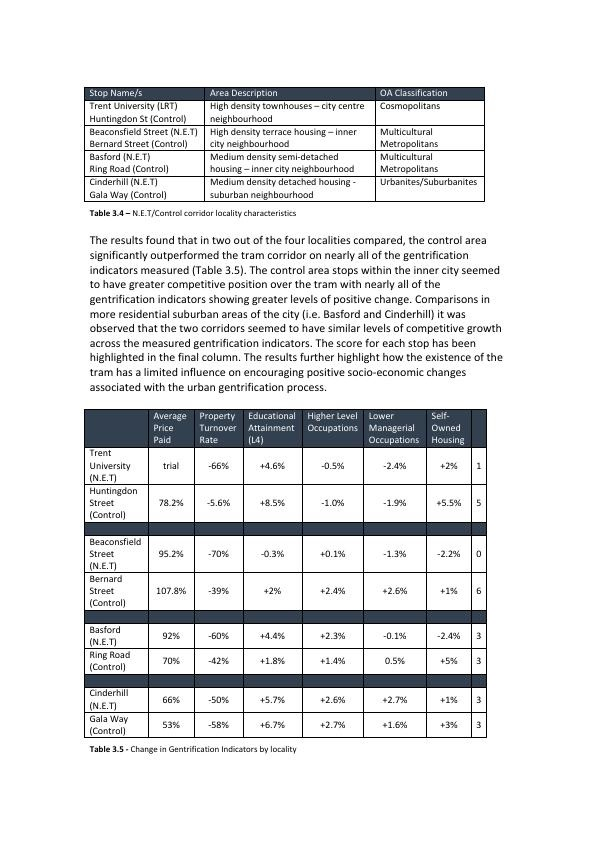
#> input picture images/color_invariance_example.jpg, 596 x 842 px
$ python -i table_structure_recognition_lines.py   (imports and definitions only)
#> lines starting #> are read from the running program, lines starting #| are printed output that depends on the picture; after the words box and inside, x2 and y2 are one past the last pixel; in counts of white or black regions, pixels touching at a corner belong together
#> further down, picture is the input picture: shape (842, 596, 3); mean B, G, R 229.3, 228.3, 227.5
import cv2
import numpy as np
import pandas as pd
import matplotlib.pyplot as plt
import csv

def recognize_structure(img):
    #tess.pytesseract.tesseract_cmd = 'C:/Program Files/Tesseract-OCR/tesseract.exe'

    #print(img.shape)
    # 判断图像是否已经为灰度图像
    if len(img.shape) != 2:
        img = cv2.cvtColor(img, cv2.COLOR_BGR2GRAY)
    img_height, img_width = img.shape

    #print("img_height", img_height, "img_width", img_width)

    # thresholding the image to a binary image
    # thresh, img_bin = cv2.threshold(img, 127, 255, cv2.THRESH_BINARY | cv2.THRESH_OTSU)
    img_bin = cv2.adaptiveThreshold(img, 255, cv2.ADAPTIVE_THRESH_GAUSSIAN_C, cv2.THRESH_BINARY, 5, 5)
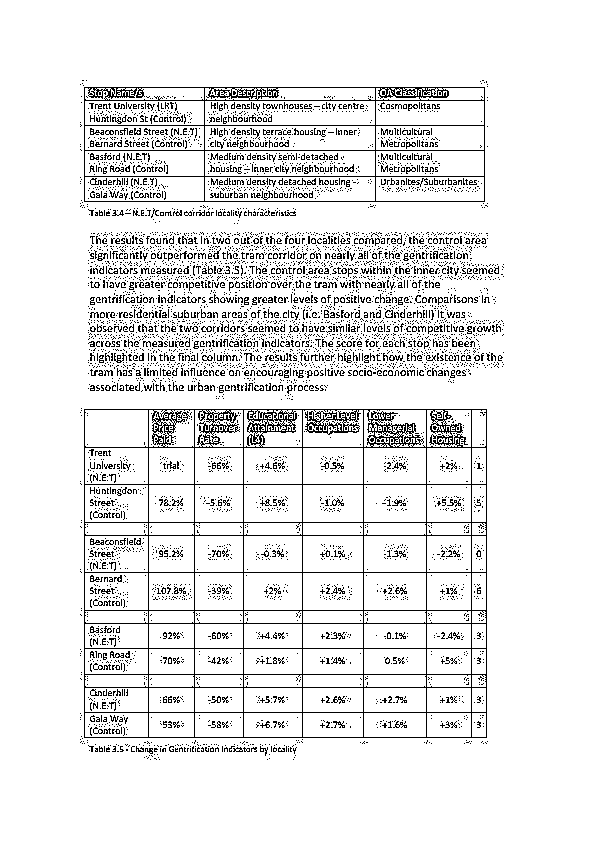
#> img_bin: shape (842, 596); 91% white; black in thin lines or dots, all inside (x1, y1, x2, y2) = (80, 80, 504, 760)

    # inverting the image
    img_bin = 255 - img_bin
    # Plotting the image to see the output

    # countcol(width) of kernel as 100th of total width
    # kernel_len = np.array(img).shape[1] // 100
    kernel_len_ver = img_height // 50
    kernel_len_hor = img_width // 50
    # Defining a vertical kernel to detect all vertical lines of image
    ver_kernel = cv2.getStructuringElement(cv2.MORPH_RECT, (1, kernel_len_ver))  # shape (kernel_len, 1) inverted! xD
    #print("ver", ver_kernel)
    #print(ver_kernel.shape)

    # Defining a horizontal kernel to detect all horizontal lines of image
    hor_kernel = cv2.getStructuringElement(cv2.MORPH_RECT, (kernel_len_hor, 1))  # shape (1,kernel_ken) xD
    #print("hor", hor_kernel)
    #print(hor_kernel.shape)

    # A kernel of 2x2
    kernel = cv2.getStructuringElement(cv2.MORPH_RECT, (2, 2))
    #print(kernel)
    #print(kernel.shape)

    # Use vertical kernel to detect and save the vertical lines in a jpg
    image_1 = cv2.erode(img_bin, ver_kernel, iterations=3)
#> image_1: shape (842, 596); 0.57% white in thin lines or dots, all inside (x1, y1, x2, y2) = (84, 111, 487, 717)
    vertical_lines = cv2.dilate(image_1, ver_kernel, iterations=4)
#> vertical_lines: shape (842, 596); 0.72% white in thin lines or dots, all inside (x1, y1, x2, y2) = (84, 83, 487, 749)
    # Plot the generated image

    # Use horizontal kernel to detect and save the horizontal lines in a jpg
    image_2 = cv2.erode(img_bin, hor_kernel, iterations=3)
#> image_2: shape (842, 596); 1.4% white in thin lines or dots, all inside (x1, y1, x2, y2) = (99, 87, 472, 738)
    horizontal_lines = cv2.dilate(image_2, hor_kernel, iterations=4)
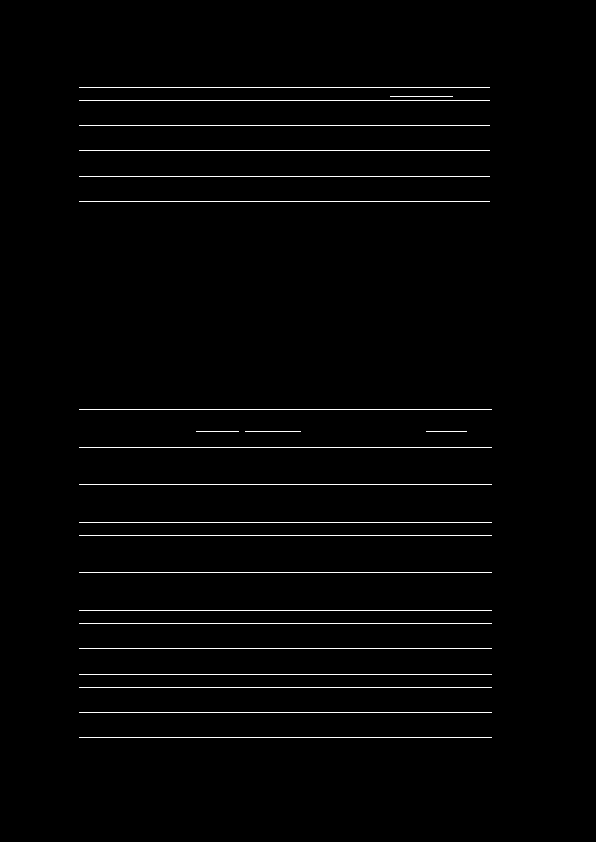
#> horizontal_lines: shape (842, 596); 1.6% white in thin lines or dots, all inside (x1, y1, x2, y2) = (79, 87, 492, 738)

    # Combine horizontal and vertical lines in a new third image, with both having same weight.
    img_vh = cv2.addWeighted(vertical_lines, 0.5, horizontal_lines, 0.5, 0.0)

    # Eroding and thesholding the image
    img_vh = cv2.erode(~img_vh, kernel, iterations=2)

    thresh, img_vh = cv2.threshold(img_vh, 128, 255, cv2.THRESH_BINARY )
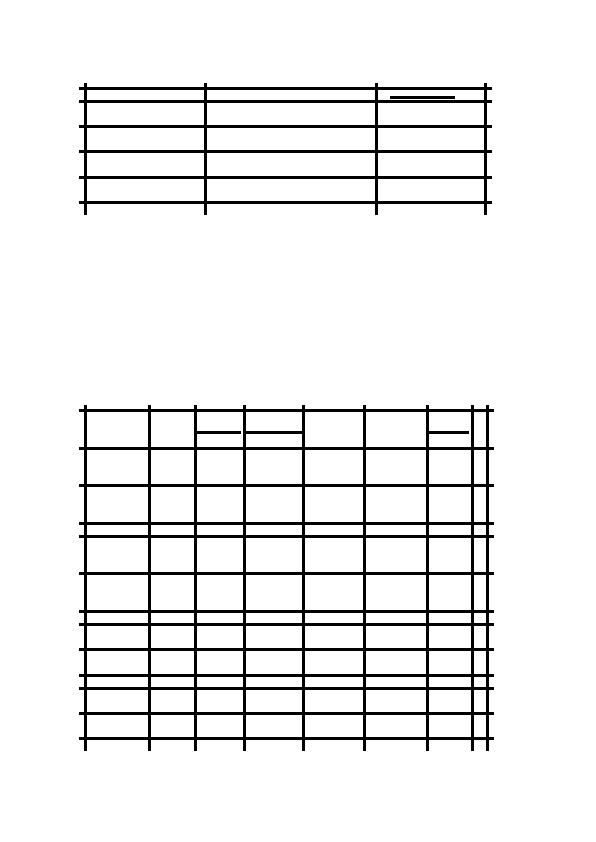
#> img_vh: shape (842, 596); 93.2% white; 3 black regions
    #cv2.imwrite("/Users/marius/Desktop/img_vh.jpg", img_vh)

    bitxor = cv2.bitwise_xor(img, img_vh)
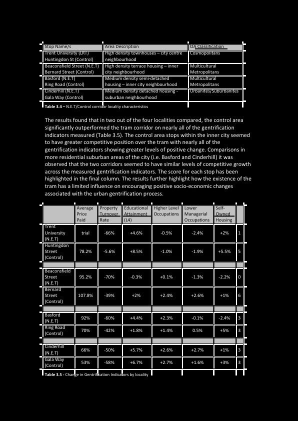
#> bitxor: shape (842, 596) (shown at 1/2 size); min 0, max 255, mean 28.5
    bitnot = cv2.bitwise_not(bitxor)
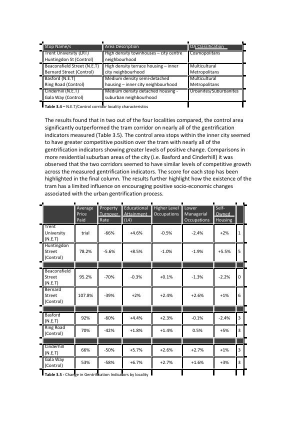
#> bitnot: shape (842, 596) (shown at 1/2 size); min 0, max 255, mean 226.5
    # Plotting the generated image
    # cv2_imshow(bitnot)

    # Detect contours for following box detection
    contours, hierarchy = cv2.findContours(img_vh, cv2.RETR_TREE, cv2.CHAIN_APPROX_SIMPLE)
#> contours = 116 contours; largest, box (x1, y1, x2, y2) and area: (0, 0, 596, 842) 500395, (78, 404, 495, 752) 135808, (78, 82, 493, 216) 48132, (207, 153, 375, 176) 3674, (207, 179, 375, 201) 3507
    # [4 lines of commented-out code are left out]

    def sort_contours(cnts, method="left-to-right"):
        # initialize the reverse flag and sort index
#> called with method = 'top-to-bottom'
        reverse = False
        i = 0
        # handle if we need to sort in reverse
        if method == "right-to-left" or method == "bottom-to-top":
            reverse = True
        # handle if we are sorting against the y-coordinate rather than
        # the x-coordinate of the bounding box
        if method == "top-to-bottom" or method == "bottom-to-top":
            i = 1
        # construct the list of bounding boxes and sort them from top to
        # bottom
        boundingBoxes = [cv2.boundingRect(c) for c in cnts]
#> boundingBoxes = 116 items, first 6: (0, 0, 596, 842), (78, 404, 417, 348), (474, 715, 12, 22), (429, 715, 42, 22), (366, 715, 60, 22), (305, 715, 58, 22)
        (cnts, boundingBoxes) = zip(*sorted(zip(cnts, boundingBoxes),
                                            key=lambda b: b[1][i], reverse=reverse))
#> cnts = 116 contours; largest, box (x1, y1, x2, y2) and area: (0, 0, 596, 842) 500395, (78, 404, 495, 752) 135808, (78, 82, 493, 216) 48132, (207, 153, 375, 176) 3674, (207, 103, 375, 125) 3507; boundingBoxes = 116 items, first 6: (0, 0, 596, 842), (78, 82, 415, 134), (378, 90, 106, 10), (207, 90, 168, 10), (87, 90, 117, 10), (389, 95, 67, 5)
        # return the list of sorted contours and bounding boxes
        return (cnts, boundingBoxes)


    # Sort all the contours by top to bottom.
    contours, boundingBoxes = sort_contours(contours, method="top-to-bottom")
#> contours has the same summary as cnts in sort_contours

    # Creating a list of heights for all detected boxes
    heights = [boundingBoxes[i][3] for i in range(len(boundingBoxes))]
#> heights = 116 values, max 842 at index 0, min 5 at index 5, mean 34.13

    # Get mean of heights
    mean = np.mean(heights)
#> mean = 34.13

    # Create list box to store all boxes in
    box = []
    # Get position (x,y), width and height for every contour and show the contour on image
    #print("lencontours", len(contours))
    for c in contours:
        x, y, w, h = cv2.boundingRect(c)
        print("x", x, "y", y, "w", w, "h", h)
        if (w < 0.9*img_width and h < 0.9*img_height):
            image = cv2.rectangle(img, (x, y), (x + w, y + h), (0, 255, 0), 2)
            box.append([x, y, w, h])
#> this loop made 116 passes
#> (c, x, y, w, h) on passes 1, 3, 4, 5, 7, 8: ([[0, 0], [0, 841], [595, 841], [595, 0]], 0, 0, 596, 842), ([[378, 90], [378, 99], [483, 99], [483, 90]], 378, 90, 106, 10), ([[207, 90], [207, 99], [374, 99], [374, 90]], 207, 90, 168, 10), ([[87, 90], [87, 99], [203, 99], [203, 90]], 87, 90, 117, 10), ([[378, 103], [378, 124], [483, 124], [483, 103]], 378, 103, 106, 22), ([[207, 103], [207, 124], [374, 124], [374, 103]], 207, 103, 168, 22)
#> (printed output is left out)
#> pass 3, in recognize_structure, `image = cv2.rectangle(img, (x, y), (x + w, y + h), (0, 255, 0), 2)`:
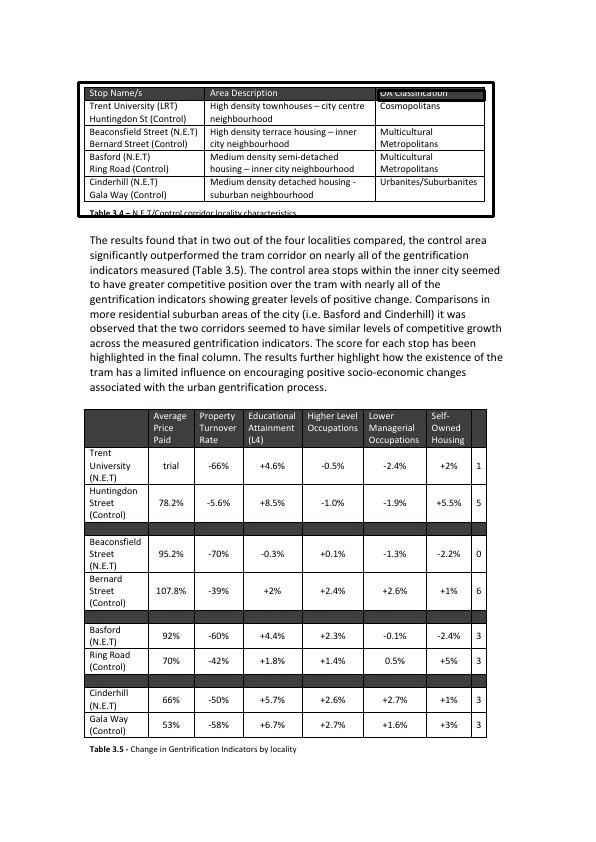
#> image: shape (842, 596); min 0, max 255, mean 226.4
#> after the loop:
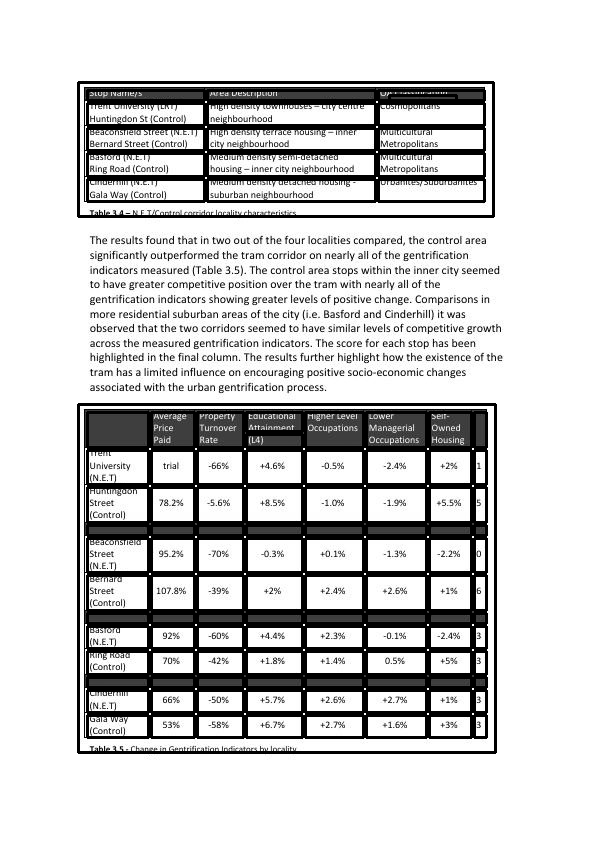
#> img: shape (842, 596); min 0, max 255, mean 206
#> after the loop, box = 115 items, first 6: [78, 82, 415, 134], [378, 90, 106, 10], [207, 90, 168, 10], [87, 90, 117, 10], [389, 95, 67, 5], [378, 103, 106, 22]

    # cv2_imshow(image)

    # Creating two lists to define row and column in which cell is located
    row = []
    column = []
    j = 0

    #print("len box", len(box))
    # Sorting the boxes to their respective row and column
    for i in range(len(box)):
        if (i == 0):
            column.append(box[i])
            previous = box[i]

        else:
            if (box[i][1] <= previous[1] + mean / 2):
                column.append(box[i])
                previous = box[i]

                if (i == len(box) - 1):
                    row.append(column)

            else:
                row.append(column)
                column = []
                previous = box[i]
                column.append(box[i])
#> this loop made 115 passes
#> after the loop, row = 13 items

    #print(column)
    #print(row)

    # calculating maximum number of cells
    countcol = 0
    index = 0
    for i in range(len(row)):
        current = len(row[i])
        print("len",len(row[i]))
        if current > countcol:
            countcol = current
            index = i
#> this loop made 13 passes
#> (current, countcol) on passes 1, 5, 8: (8, 8), (9, 9), (16, 16)
#> (printed output is left out)
#> after the loop, countcol = 16; index = 7

    #print("countcol", countcol)

    # Retrieving the center of each column
    #center = [int(row[i][j][0] + row[i][j][2] / 2) for j in range(len(row[i])) if row[0]]
    center = [int(row[index][j][0] + row[index][j][2] / 2) for j in range(len(row[index]))]
#> center = [480, 450, 396, 334, 274, 220, 172, 117, 480, 450, 396, 334, 274, 220, 172, 117]
    #print("center",center)

    center = np.array(center)
    center.sort()
    #print("center.sort()", center)
    # Regarding the distance to the columns center, the boxes are arranged in respective order

    finalboxes = []
    for i in range(len(row)):
        lis = []
        for k in range(countcol):
            lis.append([])
        for j in range(len(row[i])):
            diff = abs(center - (row[i][j][0] + row[i][j][2] / 4))
            minimum = min(diff)
            indexing = list(diff).index(minimum)
            lis[indexing].append(row[i][j])
        finalboxes.append(lis)
#> this loop made 13 passes
#> after the loop, finalboxes = 13 items

    return finalboxes, img_bin

>>> import cv2
>>> picture = cv2.imread('../../images/color_invariance_example.jpg')
>>> result = recognize_structure(picture)
